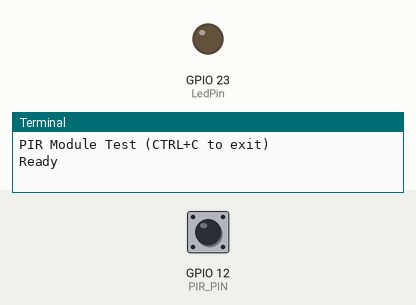
A program run on a simulated Raspberry Pi (BCM pin numbers). On the bench: output pins drawn as LEDs (lit = HIGH), the last lines printed to the terminal. The test bench sets the inputs (shaded band); at power-on: GPIO 12 (PIR_PIN) HIGH.

Above: at 3.2 s.
3.3 s: GPIO 12 (PIR_PIN) pulsed LOW 2 times (0.12 s each, 0.3 s apart)
At 4.0 s:
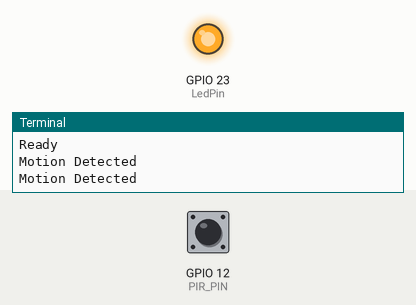
Timing chart, 0 to 6.3 s (numbered marks = the images above; inputs shaded):
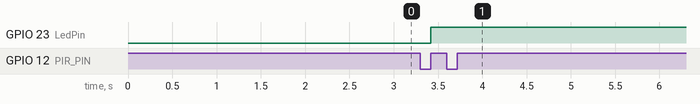

The program:

motionLEDImproved.py
```python
import RPi.GPIO as GPIO
import time
GPIO.setmode(GPIO.BCM)

PIR_PIN = 12
LedPin = 23

GPIO.setup(PIR_PIN, GPIO.IN)
GPIO.setup(LedPin,GPIO.OUT)


def MOTION(PIR_PIN):
    print "Motion Detected"
    GPIO.output(LedPin, GPIO.HIGH)

print "PIR Module Test (CTRL+C to exit)"
time.sleep(2)
print "Ready"
GPIO.output(LedPin, GPIO.LOW)

try:
   # use a GPIO interrupt function with call back to separate function
   # more efficient as program waits for GPIO event and not continually
   # listens to the pin
   # it works as edge detection, detecting changes in state low to high, high to low
   GPIO.add_event_detect(PIR_PIN, GPIO.RISING, callback=MOTION)

   # check for 1 instead of True
   # using 1 saves resources as it skips the variable check on True
   while 1:
        GPIO.output(LedPin, GPIO.LOW)
        time.sleep(100)
#   GPIO.output(LedPin, GPIO.LOW)


except KeyboardInterrupt:
    print " Quit"
    GPIO.cleanup()
```

Measured:
- after the input at 3.3 s, GPIO 23 (LedPin): LOW → HIGH after 0.12 s
